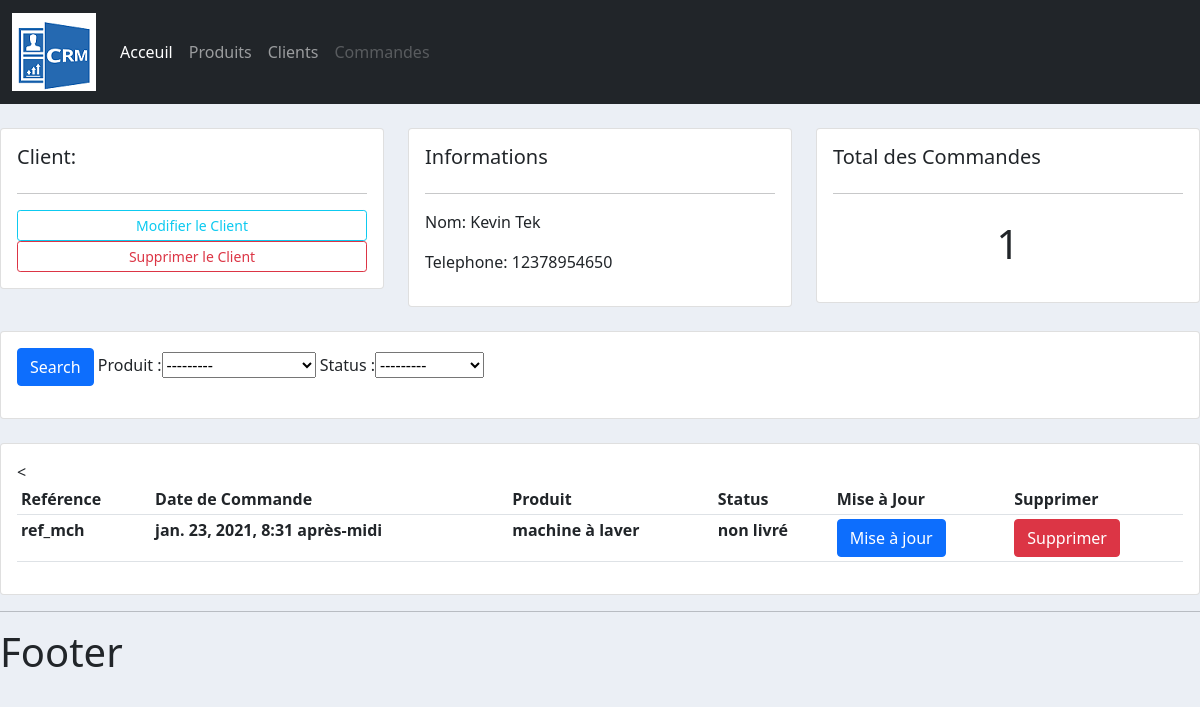
Page /client/2 on the committed database.
### client/models.py (models this page shows, shortened)
class Client(models.Model):
    nom = models.CharField(max_length=200, null=True)
    telephone = models.CharField(max_length=200,null=True)
    date_creation = models.DateTimeField(auto_now_add=True,null=True)

### commande/models.py (models this page shows, shortened)
class Commande(models.Model):
    STATUS = (('en instance', 'en instance'),
              ('non livré', 'non livré'),
              ('livré', 'livré'))
    client = models.ForeignKey(Client,null=True,on_delete=models.SET_NULL)
    produit = models.ForeignKey(Produit, null=True, on_delete=models.SET_NULL)
    reference_commande = models.CharField(max_length=200, null=True)
    status = models.CharField(max_length=200, null= True,choices=STATUS)
    date_creation = models.DateTimeField(auto_now_add=True,null=True)

### produit/models.py (models this page shows)
class Produit(models.Model):
    nom = models.CharField(max_length=200, null=True)
    prix = models.FloatField(null=True)
    date_creation = models.DateTimeField(auto_now_add=True, null=True)
    tag = models.ManyToManyField(Tag)
    def __str__(self):
        return self.nom

### client/views.py (the view)
# urls.py: path('/<str:pk>',views.list_client, name="client"),
def list_client(request,pk):
    client = Client.objects.get(id=pk)
    commande = client.commande_set.all()
    commande_total = commande.count()
    myfilter = CommandeFiltre(request.GET,queryset=commande)
    commande = myfilter.qs
    context={'client':client, 'commande':commande, 'commande_total':commande_total, 'myfilter':myfilter}
    return render(request,'client/list_client.html',context)

### templates/client/list_client.html
{% extends 'main.html' %}
{% block content %}
   	<br>
<div class="row">
	<div class="col-md">
		<div class="card card-body">
			<h5>Client:</h5>
			<hr>
			<a class="btn btn-outline-info  btn-sm btn-block" href="">Modifier le Client</a>
			<a class="btn btn-outline-danger  btn-sm btn-block" href="">Supprimer le Client</a>
		</div>
	</div>
	<div class="col-md">
		<div class="card card-body">
			<h5>Informations</h5>
			<hr>
			<p>Nom: {{client.nom}} </p>
			<p>Telephone: {{client.telephone}}</p>
		</div>
	</div>
	<div class="col-md">
		<div class="card card-body">
			<h5>Total des Commandes</h5>
			<hr>
			<h1 style="text-align: center;padding: 10px">{{commande_total}}</h1>
		</div>
	</div>
</div>
<br>
<div class="row">
	<div class="col">
		<div class="card card-body">
			<form method="get">
		    <button class="btn btn-primary" type="submit">Search</button>
				{{myfilter.form}}
		  </form>
		</div>
	</div>
</div>
<br>
<div class="row">
	<div class="col-md">
		<div class="card card-body">
			<table class="table table-sm">
				<tr>
					<th>Reférence</th>
					<th>Date de Commande</th>
					<th>Produit</th>
					<th>Status</th>
					<th>Mise à Jour</th>
					<th>Supprimer</th>
				</tr>
			{% for commande in commande %}
				<tr>
					<th>{{commande.reference_commande}}</th>
					<th>{{commande.date_creation}}</th>
					<th>{{commande.produit}}</th>
					<th>{{commande.status}}</th>
					<<th><a href="{% url 'modifier_commande' commande.id %}" class="btn btn-primary">Mise à jour</a></th>
					<th><a href="{% url 'supprimer_commande' commande.id %}" class="btn btn-danger">Supprimer</a></th>
					</tr>
			{% endfor %}
			</table>
		</div>
	</div>
</div>
{% endblock %}

### static/css/main.css (style rules this page uses)
body { background-color: #ebeff5; }

### rows in the picture
Client: nom "Kevin Tek", telephone "12378954650"
Commande: reference_commande "ref_mch", date_creation "jan. 23, 2021, 8:31 après-midi", produit "machine à laver", status "non livré"

### other values in the picture
{{ commande_total }} "1"
